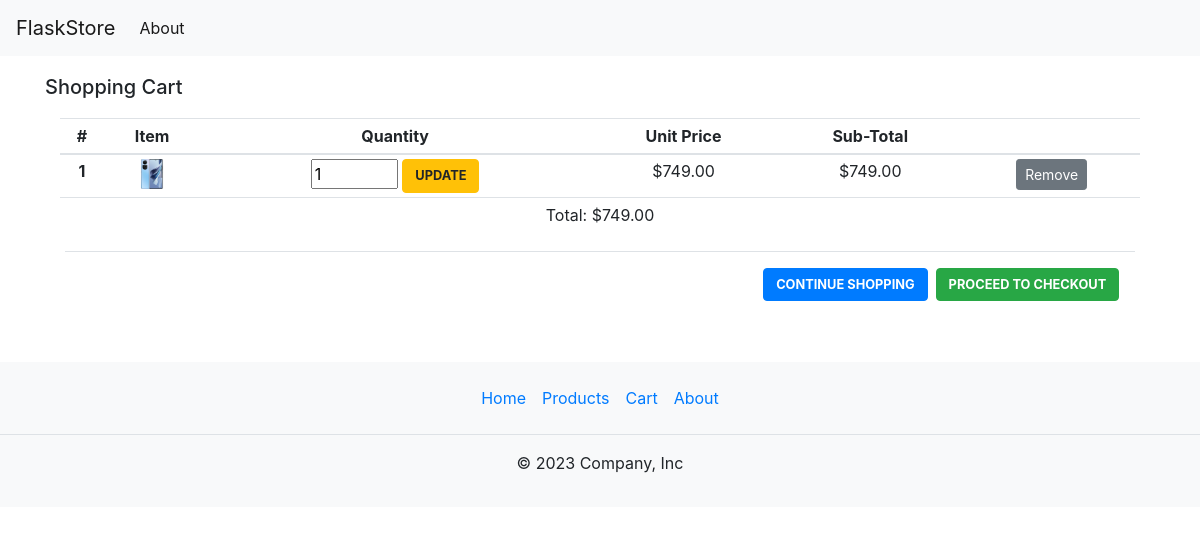
Page /cart/ on the committed database.
### tables this page shows
CREATE TABLE cart (
    id INTEGER,
    quantity NUMBER,
    name TEXT,
    image TEXT,
    price NUMBER,
    subTotal NUMBER
);

### app.py (the view)
@app.route("/cart/")
def cart():
    totItems, total, display = 0, 0, 0
    cart = get_cart()
    cartLen = len(cart)
    for i in range(cartLen):
        total += cart[i]["SUM(subTotal)"]
        totItems += cart[i]["SUM(quantity)"]
    return render_template("cart.html", shoppingCart=cart, cartLen=cartLen, total=total, totItems=totItems, display=display)

### app.py (called while the page is built)
def get_db_connection():
    conn = sqlite3.connect('database.db')
    conn.row_factory = sqlite3.Row
    return conn

def get_cart():
    conn = get_db_connection()
    cart = conn.execute(
        "SELECT id, name, image, SUM(quantity), price, SUM(subTotal) FROM cart GROUP BY name").fetchall()
    conn.close()
    return cart

### templates/cart.html (shortened to what this page needs)
{% extends "base.html" %}
{% block content %}
<div aria-hidden="true">
    <div>
        <div>
            <div>
                <h5 class="modal-title my-3" id="exampleModalLongTitle">Shopping Cart</h5>
            </div>
            <div>
                <div id="shoppingCart">
                    <div class="container">
                        <div class="row">
                            <div class="col-sm">
                                <table class="table table-sm">
                                    <thead>
                                        <tr>
                                            <th scope="col">#</th>
                                            <th scope="col">Item</th>
                                            <th scope="col">Quantity</th>
                                            <th scope="col">Unit Price</th>
                                            <th scope="col">Sub-Total</th>
                                            <th scope="col"></th>
                                        </tr>
                                    </thead>
                                    <tbody>
                                        {% if cartLen != 0 %}
                                        {% for i in range(cartLen) %}
                                        <tr>
                                            <th scope="row">{{ i + 1 }}</th>
                                            <td><img src="/static/images/{{shoppingCart[i]['image']}}.webp" width="30px"
                                                    alt="{{shoppingCart[i]['name']}}" /></td>
                                            <td>
                                                <form action="/update/">
                                                    <input type="number" name="quantity" min="1" max="10" size="5"
                                                        value="{{shoppingCart[i]['SUM(quantity)'] }}">
                                                    <button type="submit"
                                                        class="btn btn-warning checkout">Update</button>
                                                </form>
                                            </td>
                                            <td>{{ '${:,.2f}'.format(shoppingCart[i]["price"]) }}</td>
                                            <td>{{ '${:,.2f}'.format(shoppingCart[i]['SUM(subTotal)']) }}</td>
                                            <td>
                                                <form action="/remove/" methods="GET">
                                                    <button type="submit" class="btn btn-secondary btn-sm"
                                                        id="removeFromCart">Remove</button>
                                                </form>
                                            </td>
                                        </tr>
                                    </tbody>
                                    {% endfor %}
                                    <tfoot>
                                        <tr>
                                            <td colSpan="7">Total: {{ '${:,.2f}'.format(total) }}<br /><br />
                                                <div class="modal-footer">
                                                    <a href="/"><button type="button"
                                                            class="btn btn-primary checkout">Continue
                                                            Shopping</button></a>
                                                    <a href="/checkout/"><button type="button"
                                                            class="btn btn-success checkout">Proceed to
                                                            Checkout</button></a>
                                                </div>
                                            </td>
                                        </tr>
                                    </tfoot>
                                    {% endif %}
                                </table>
                            </div>
                        </div>
                    </div>
                </div>
            </div>
        </div>
    </div>
</div>
</div>
{% endblock %}

### static/css/styles.css (style rules this page uses)
.checkout { text-transform: uppercase; font-size: 0.8em; font-weight: bold; }
tr { text-align: center; }
body { margin: 0; font-family: -apple-system,BlinkMacSystemFont,"Segoe UI",Roboto,"Helvetica Neue",Arial,sans-serif,"Apple Color Emoji","Segoe UI Emoji","Segoe UI Symbol"; font-size: 1; font-weight: 400; line-height: 1.5; color: #212529; text-align: left; }

### rows in the picture
cart: i+1 "1", quantity "1", shoppingCart "$749.00"

### other values in the picture
{{ '${:,.2f}'.format(total) }} "$749.00"
